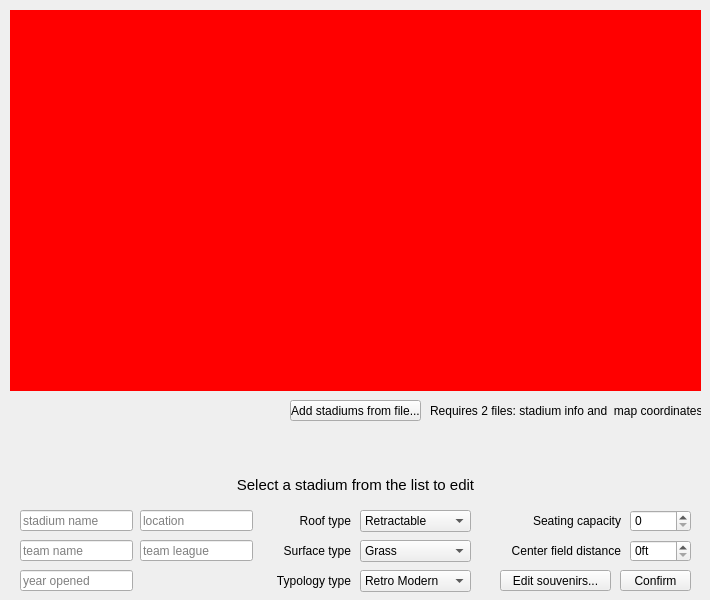
<?xml version="1.0" encoding="UTF-8"?>
<ui version="4.0">
 <class>AdminView</class>
 <widget class="QWidget" name="AdminView">
  <property name="geometry">
   <rect>
    <x>0</x>
    <y>0</y>
    <width>710</width>
    <height>600</height>
   </rect>
  </property>
  <property name="windowTitle">
   <string>Form</string>
  </property>
  <widget class="QStackedWidget" name="stackedWidget">
   <property name="geometry">
    <rect>
     <x>0</x>
     <y>0</y>
     <width>711</width>
     <height>601</height>
    </rect>
   </property>
   <property name="currentIndex">
    <number>0</number>
   </property>
   <widget class="QWidget" name="page_stadiums">
    <widget class="QWidget" name="widget_stadList" native="true">
     <property name="geometry">
      <rect>
       <x>10</x>
       <y>10</y>
       <width>691</width>
       <height>381</height>
      </rect>
     </property>
     <property name="styleSheet">
      <string notr="true">QWidget { background-color: red; }</string>
     </property>
    </widget>
    <widget class="QPushButton" name="pushButton_stadAddFromFile">
     <property name="geometry">
      <rect>
       <x>290</x>
       <y>400</y>
       <width>131</width>
       <height>21</height>
      </rect>
     </property>
     <property name="text">
      <string>Add stadiums from file...</string>
     </property>
    </widget>
    <widget class="QPushButton" name="pushButton_stadEditSouvenirs">
     <property name="geometry">
      <rect>
       <x>500</x>
       <y>570</y>
       <width>111</width>
       <height>21</height>
      </rect>
     </property>
     <property name="text">
      <string>Edit souvenirs...</string>
     </property>
    </widget>
    <widget class="QLineEdit" name="lineEdit_stadName">
     <property name="geometry">
      <rect>
       <x>20</x>
       <y>510</y>
       <width>113</width>
       <height>21</height>
      </rect>
     </property>
     <property name="placeholderText">
      <string>stadium name</string>
     </property>
    </widget>
    <widget class="QLineEdit" name="lineEdit_stadLocation">
     <property name="geometry">
      <rect>
       <x>140</x>
       <y>510</y>
       <width>113</width>
       <height>21</height>
      </rect>
     </property>
     <property name="placeholderText">
      <string>location</string>
     </property>
    </widget>
    <widget class="QLineEdit" name="lineEdit_stadYearOpened">
     <property name="geometry">
      <rect>
       <x>20</x>
       <y>570</y>
       <width>113</width>
       <height>21</height>
      </rect>
     </property>
     <property name="placeholderText">
      <string>year opened</string>
     </property>
    </widget>
    <widget class="QLineEdit" name="lineEdit_stadTeamName">
     <property name="geometry">
      <rect>
       <x>20</x>
       <y>540</y>
       <width>113</width>
       <height>21</height>
      </rect>
     </property>
     <property name="placeholderText">
      <string>team name</string>
     </property>
    </widget>
    <widget class="QLineEdit" name="lineEdit_stadTeamLeague">
     <property name="geometry">
      <rect>
       <x>140</x>
       <y>540</y>
       <width>113</width>
       <height>21</height>
      </rect>
     </property>
     <property name="placeholderText">
      <string>team league</string>
     </property>
    </widget>
    <widget class="QPushButton" name="pushButton_stadConfirmEdit">
     <property name="geometry">
      <rect>
       <x>620</x>
       <y>570</y>
       <width>71</width>
       <height>21</height>
      </rect>
     </property>
     <property name="text">
      <string>Confirm</string>
     </property>
    </widget>
    <widget class="QSpinBox" name="spinBox_stadSeatCap">
     <property name="geometry">
      <rect>
       <x>630</x>
       <y>510</y>
       <width>61</width>
       <height>22</height>
      </rect>
     </property>
    </widget>
    <widget class="QSpinBox" name="spinBox_stadCenterDist">
     <property name="geometry">
      <rect>
       <x>630</x>
       <y>540</y>
       <width>61</width>
       <height>22</height>
      </rect>
     </property>
     <property name="suffix">
      <string>ft</string>
     </property>
    </widget>
    <widget class="QLabel" name="label_stadSeatCapInfo">
     <property name="geometry">
      <rect>
       <x>510</x>
       <y>510</y>
       <width>111</width>
       <height>21</height>
      </rect>
     </property>
     <property name="text">
      <string>Seating capacity</string>
     </property>
     <property name="alignment">
      <set>Qt::AlignRight|Qt::AlignTrailing|Qt::AlignVCenter</set>
     </property>
    </widget>
    <widget class="QLabel" name="label_stadCenterDistInfo">
     <property name="geometry">
      <rect>
       <x>510</x>
       <y>540</y>
       <width>111</width>
       <height>21</height>
      </rect>
     </property>
     <property name="text">
      <string>Center field distance</string>
     </property>
     <property name="alignment">
      <set>Qt::AlignRight|Qt::AlignTrailing|Qt::AlignVCenter</set>
     </property>
    </widget>
    <widget class="QComboBox" name="comboBox_stadRoof">
     <property name="geometry">
      <rect>
       <x>360</x>
       <y>510</y>
       <width>111</width>
       <height>22</height>
      </rect>
     </property>
     <item>
      <property name="text">
       <string>Retractable</string>
      </property>
     </item>
     <item>
      <property name="text">
       <string>Open</string>
      </property>
     </item>
     <item>
      <property name="text">
       <string>Fixed</string>
      </property>
     </item>
    </widget>
    <widget class="QComboBox" name="comboBox_stadSurface">
     <property name="geometry">
      <rect>
       <x>360</x>
       <y>540</y>
       <width>111</width>
       <height>22</height>
      </rect>
     </property>
     <item>
      <property name="text">
       <string>Grass</string>
      </property>
     </item>
     <item>
      <property name="text">
       <string>AstroTurf GameDay Grass</string>
      </property>
     </item>
    </widget>
    <widget class="QComboBox" name="comboBox_stadTypology">
     <property name="geometry">
      <rect>
       <x>360</x>
       <y>570</y>
       <width>111</width>
       <height>22</height>
      </rect>
     </property>
     <item>
      <property name="text">
       <string>Retro Modern</string>
      </property>
     </item>
     <item>
      <property name="text">
       <string>Retro Classic</string>
      </property>
     </item>
     <item>
      <property name="text">
       <string>Jewel Box</string>
      </property>
     </item>
     <item>
      <property name="text">
       <string>Modern</string>
      </property>
     </item>
     <item>
      <property name="text">
       <string>Contemporary</string>
      </property>
     </item>
     <item>
      <property name="text">
       <string>Multipurpose</string>
      </property>
     </item>
    </widget>
    <widget class="QLabel" name="label_stadEditInfo">
     <property name="geometry">
      <rect>
       <x>230</x>
       <y>469</y>
       <width>251</width>
       <height>31</height>
      </rect>
     </property>
     <property name="styleSheet">
      <string notr="true">QLabel { font-size: 15px; }</string>
     </property>
     <property name="text">
      <string>Select a stadium from the list to edit</string>
     </property>
     <property name="alignment">
      <set>Qt::AlignCenter</set>
     </property>
    </widget>
    <widget class="QLabel" name="label_stadRoofInfo">
     <property name="geometry">
      <rect>
       <x>270</x>
       <y>510</y>
       <width>81</width>
       <height>21</height>
      </rect>
     </property>
     <property name="text">
      <string>Roof type</string>
     </property>
     <property name="alignment">
      <set>Qt::AlignRight|Qt::AlignTrailing|Qt::AlignVCenter</set>
     </property>
    </widget>
    <widget class="QLabel" name="label_stadSurfaceInfo">
     <property name="geometry">
      <rect>
       <x>270</x>
       <y>540</y>
       <width>81</width>
       <height>21</height>
      </rect>
     </property>
     <property name="text">
      <string>Surface type</string>
     </property>
     <property name="alignment">
      <set>Qt::AlignRight|Qt::AlignTrailing|Qt::AlignVCenter</set>
     </property>
    </widget>
    <widget class="QLabel" name="label_stadTypologyInfo">
     <property name="geometry">
      <rect>
       <x>270</x>
       <y>570</y>
       <width>81</width>
       <height>21</height>
      </rect>
     </property>
     <property name="text">
      <string>Typology type</string>
     </property>
     <property name="alignment">
      <set>Qt::AlignRight|Qt::AlignTrailing|Qt::AlignVCenter</set>
     </property>
    </widget>
    <widget class="QLabel" name="label_stadAddInfo">
     <property name="geometry">
      <rect>
       <x>430</x>
       <y>400</y>
       <width>271</width>
       <height>21</height>
      </rect>
     </property>
     <property name="styleSheet">
      <string notr="true"/>
     </property>
     <property name="text">
      <string>Requires 2 files: stadium info and  map coordinates</string>
     </property>
    </widget>
   </widget>
   <widget class="QWidget" name="page_souvenirs">
    <widget class="QWidget" name="widget_souvAvailableList" native="true">
     <property name="geometry">
      <rect>
       <x>90</x>
       <y>90</y>
       <width>220</width>
       <height>361</height>
      </rect>
     </property>
     <property name="styleSheet">
      <string notr="true">QWidget {background-color: red; }</string>
     </property>
    </widget>
    <widget class="QWidget" name="widget_souvHiddenList" native="true">
     <property name="geometry">
      <rect>
       <x>400</x>
       <y>90</y>
       <width>220</width>
       <height>361</height>
      </rect>
     </property>
     <property name="styleSheet">
      <string notr="true">QWidget { background-color: red; }</string>
     </property>
    </widget>
    <widget class="QPushButton" name="pushButton_souvRestore">
     <property name="geometry">
      <rect>
       <x>310</x>
       <y>460</y>
       <width>91</width>
       <height>21</height>
      </rect>
     </property>
     <property name="text">
      <string>Hide/Restore</string>
     </property>
    </widget>
    <widget class="QLabel" name="label_souvAvailableListInfo">
     <property name="geometry">
      <rect>
       <x>90</x>
       <y>50</y>
       <width>221</width>
       <height>41</height>
      </rect>
     </property>
     <property name="styleSheet">
      <string notr="true">QLabel { font-size: 20px; }</string>
     </property>
     <property name="text">
      <string>Available Souvenirs</string>
     </property>
     <property name="alignment">
      <set>Qt::AlignCenter</set>
     </property>
    </widget>
    <widget class="QLabel" name="label_souvHiddenListInfo">
     <property name="geometry">
      <rect>
       <x>400</x>
       <y>50</y>
       <width>221</width>
       <height>41</height>
      </rect>
     </property>
     <property name="styleSheet">
      <string notr="true">QLabel { font-size: 20px; }</string>
     </property>
     <property name="text">
      <string>Hidden Souvenirs</string>
     </property>
     <property name="alignment">
      <set>Qt::AlignCenter</set>
     </property>
    </widget>
    <widget class="QLineEdit" name="lineEdit_souvAddName">
     <property name="geometry">
      <rect>
       <x>100</x>
       <y>530</y>
       <width>161</width>
       <height>21</height>
      </rect>
     </property>
     <property name="placeholderText">
      <string>name</string>
     </property>
    </widget>
    <widget class="QDoubleSpinBox" name="doubleSpinBox_souvAddPrice">
     <property name="geometry">
      <rect>
       <x>100</x>
       <y>560</y>
       <width>71</width>
       <height>22</height>
      </rect>
     </property>
     <property name="prefix">
      <string>$</string>
     </property>
    </widget>
    <widget class="QPushButton" name="pushButton_souvConfirmAdd">
     <property name="geometry">
      <rect>
       <x>180</x>
       <y>560</y>
       <width>80</width>
       <height>21</height>
      </rect>
     </property>
     <property name="text">
      <string>Confirm</string>
     </property>
    </widget>
    <widget class="QLabel" name="label_souvAddInfo">
     <property name="geometry">
      <rect>
       <x>100</x>
       <y>500</y>
       <width>161</width>
       <height>20</height>
      </rect>
     </property>
     <property name="styleSheet">
      <string notr="true">QLabel { font-size: 20px; }</string>
     </property>
     <property name="text">
      <string>Add souvenir</string>
     </property>
     <property name="alignment">
      <set>Qt::AlignCenter</set>
     </property>
    </widget>
    <widget class="QLabel" name="label_souvEditInfo">
     <property name="geometry">
      <rect>
       <x>450</x>
       <y>499</y>
       <width>161</width>
       <height>21</height>
      </rect>
     </property>
     <property name="styleSheet">
      <string notr="true">QLabel { font-size: 20px; }</string>
     </property>
     <property name="text">
      <string>Edit souvenir</string>
     </property>
     <property name="alignment">
      <set>Qt::AlignCenter</set>
     </property>
    </widget>
    <widget class="QLineEdit" name="lineEdit_souvEditName">
     <property name="geometry">
      <rect>
       <x>450</x>
       <y>530</y>
       <width>161</width>
       <height>21</height>
      </rect>
     </property>
     <property name="placeholderText">
      <string>name</string>
     </property>
    </widget>
    <widget class="QPushButton" name="pushButton_souvConfirmEdit">
     <property name="geometry">
      <rect>
       <x>530</x>
       <y>560</y>
       <width>80</width>
       <height>21</height>
      </rect>
     </property>
     <property name="text">
      <string>Confirm</string>
     </property>
    </widget>
    <widget class="QDoubleSpinBox" name="doubleSpinBox_souvEditPrice">
     <property name="geometry">
      <rect>
       <x>450</x>
       <y>560</y>
       <width>71</width>
       <height>22</height>
      </rect>
     </property>
     <property name="prefix">
      <string>$</string>
     </property>
    </widget>
    <widget class="QPushButton" name="pushButton_souvGoBack">
     <property name="geometry">
      <rect>
       <x>310</x>
       <y>490</y>
       <width>91</width>
       <height>21</height>
      </rect>
     </property>
     <property name="text">
      <string>Go back...</string>
     </property>
    </widget>
   </widget>
  </widget>
 </widget>
 <resources/>
 <connections/>
</ui>
